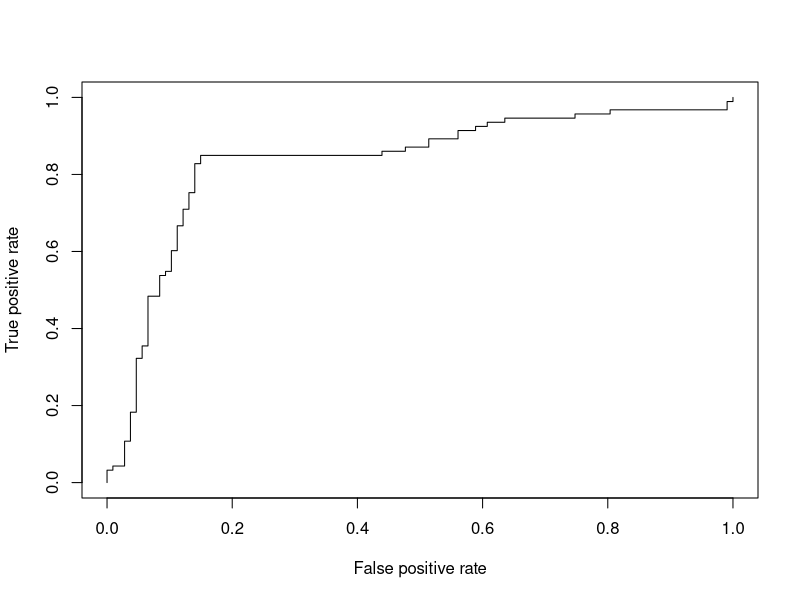
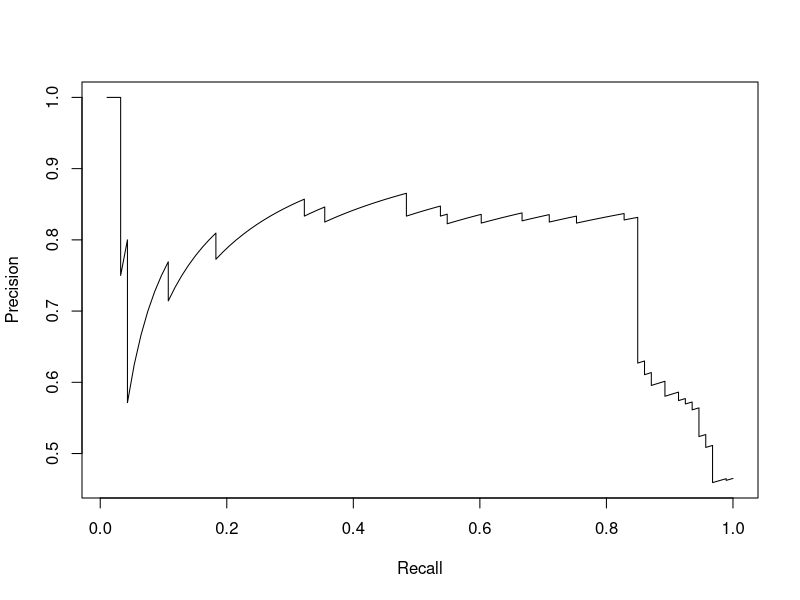
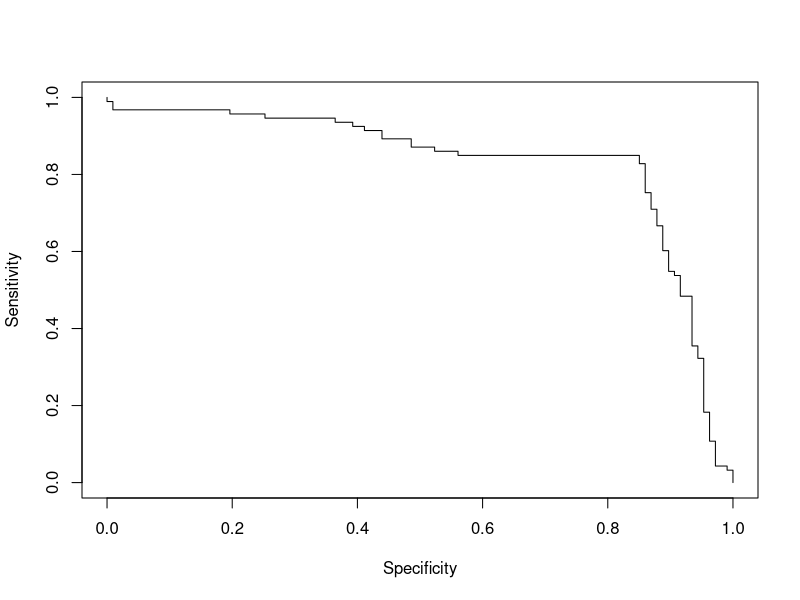

These figures' R source, in order:
## computing a simple ROC curve (x-axis: fpr, y-axis: tpr)
library(ROCR)
data(ROCR.simple)
pred <- prediction( ROCR.simple$predictions, ROCR.simple$labels)
perf <- performance(pred,"tpr","fpr")
plot(perf)

## precision/recall curve (x-axis: recall, y-axis: precision)
perf1 <- performance(pred, "prec", "rec")
plot(perf1)

## sensitivity/specificity curve (x-axis: specificity,
## y-axis: sensitivity)
perf1 <- performance(pred, "sens", "spec")
plot(perf1)
